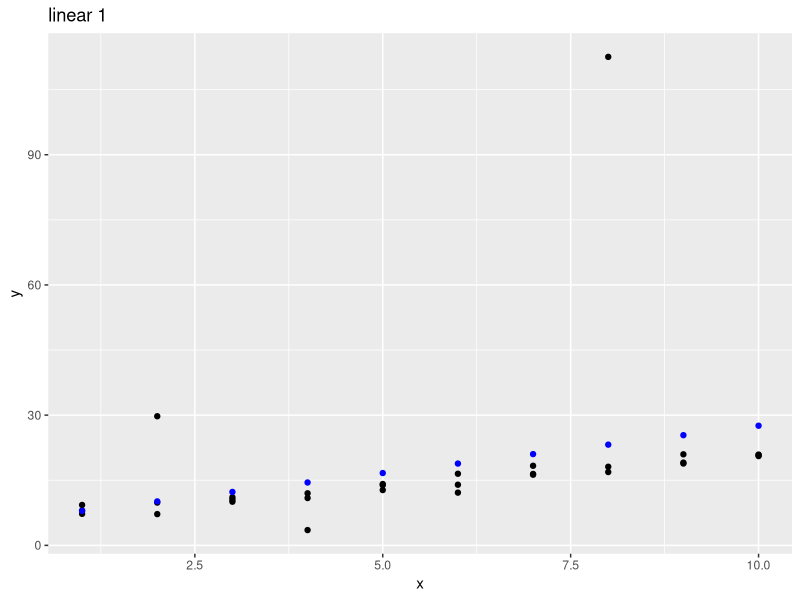
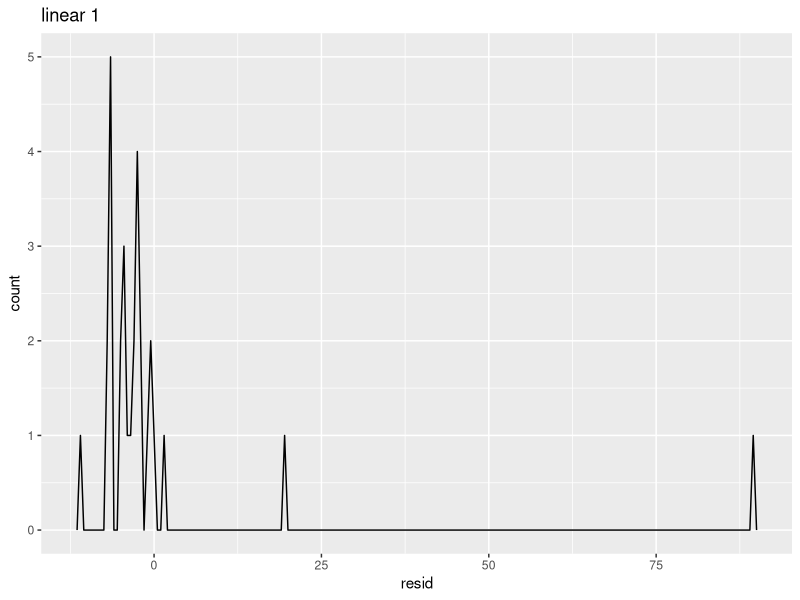
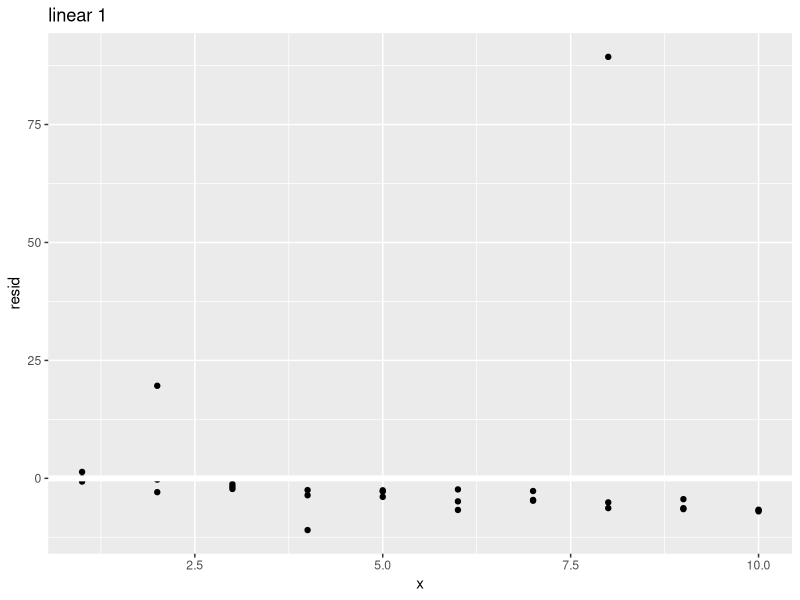
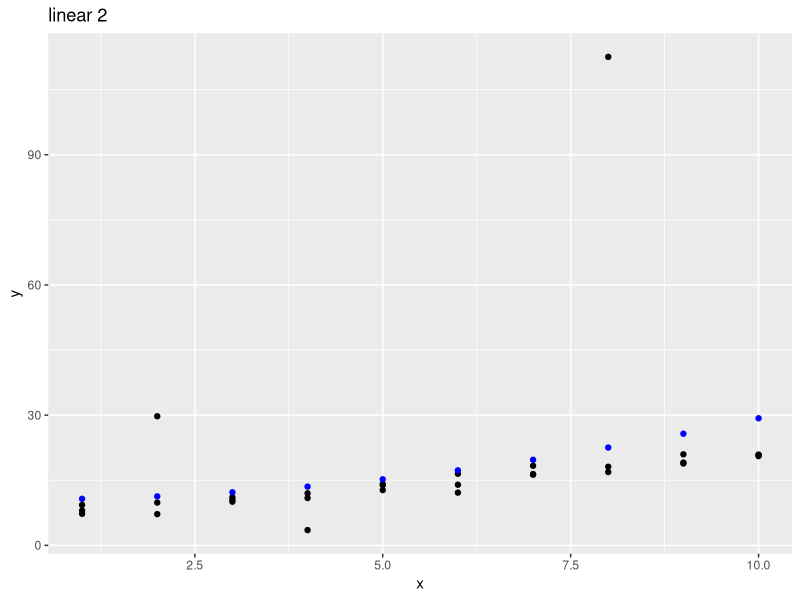
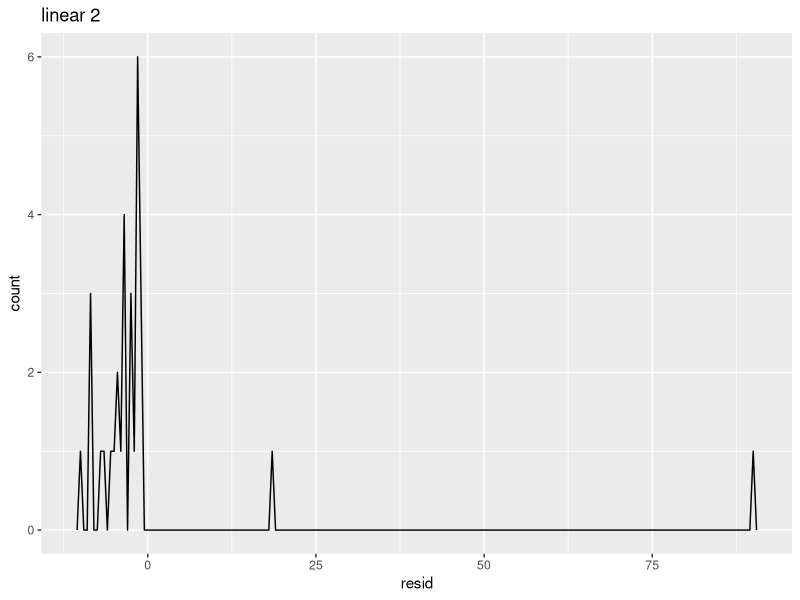
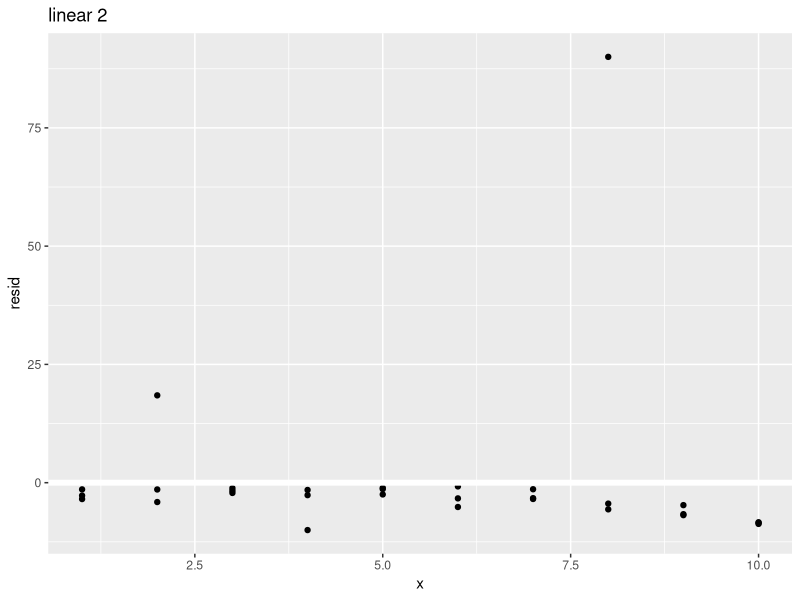
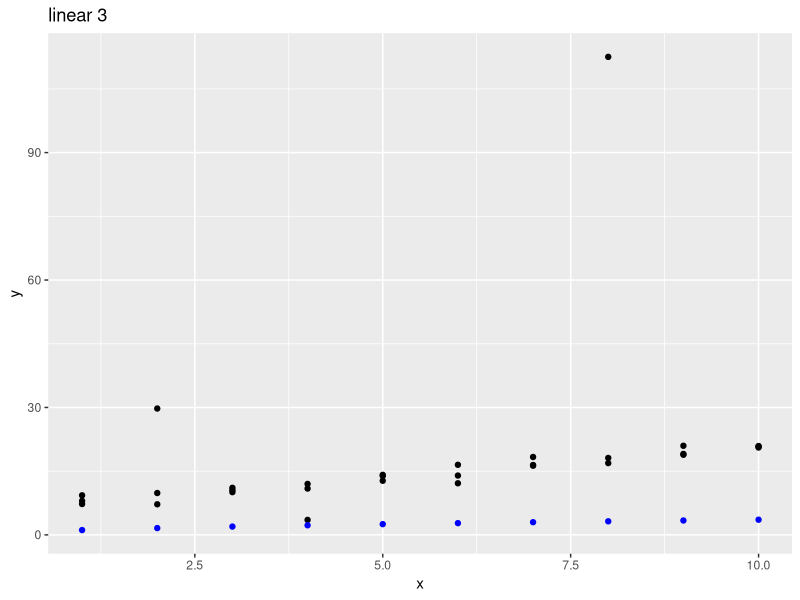
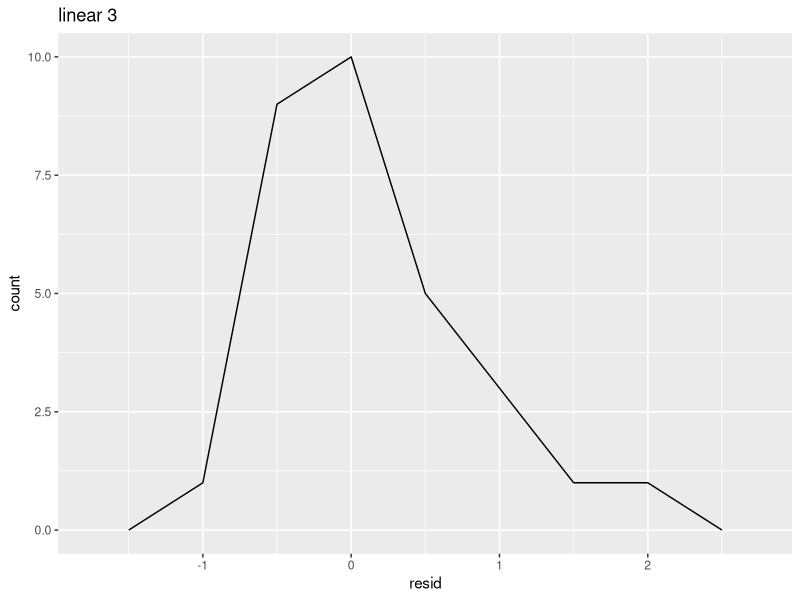

The R source for these figures, in order:
smart_package_loader <- function(package, repo="http://cran.rstudio.com"){
    tryCatch({
        library(package, character.only=TRUE)
    },  error = function(e) {
        install.packages(package, repos = repo)
        tryCatch({
                library(package, character.only=TRUE)
            }, error = function(e) {
                print("packages have failed to install please run in interactive mode")        
            })  
    })
}

for (i in c("tidyverse", "ggplot2", "gridExtra","modelr")){
    smart_package_loader(i, "http://ftp.ussg.iu.edu/CRAN/") # on DeSales wifi this has been the best cran mirror to use
}

sim1a <- tibble(
  x = rep(1:10, each = 3),
  y = x * 1.5 + 6 + rt(length(x), df = 2)
)

gen_model <- function(regression, title, comp=F){
    pdf(paste(title, ".pdf", sep=""))
    
    print(sim1a)
    print(regression)

    grid <- sim1a %>%
    data_grid(x) %>%
    add_predictions(regression)

    plot <- ggplot(sim1a, aes(x)) + 
        geom_point(aes(y=y)) +
        geom_point(data = grid, aes(y=pred), color="blue") +
        ggtitle(title)

    if(comp){
        secondary <- ggplot(sim1a, aes(x)) + 
            geom_point(aes(y=y)) +
            geom_smooth(data = grid, aes(y=pred), color="blue") +
            ggtitle(title)
        
        plot <- grid.arrange(
            plot,
            secondary,
            nrow=1
        )
    }

    print(
        plot
    )

    sim1a <- sim1a %>%
    add_residuals(regression)

    plot <- ggplot(sim1a, aes(resid)) +
        geom_freqpoly(binwidth=0.5) +
        ggtitle(title)

    print(
       plot
    )
    

    plot <- ggplot(sim1a, aes(x,resid)) +
        geom_point() +
        geom_ref_line(h=0) +
        ggtitle(title)

    if(comp){
        secondary <- ggplot(sim1a, aes(x,resid)) +
        geom_smooth() + 
        geom_ref_line(h=0) +
        ggtitle(title)

        plot <- grid.arrange(
            plot,
            secondary,
            nrow=2
        )
    }

    print(
        plot
    )

    dev.off()
}

# linear
gen_model(lm(y ~ x, data=sim1a), "linear 1") 
gen_model(lm(y ~ I(x^2), sim1a), "linear 2")
gen_model(lm(log(y) ~ sqrt(x) - 1, sim1a), "linear 3")
gen_model(lm(y ~ I(x^2) + x - 1, sim1a), "linear 4")

# loess
gen_model(loess(y ~ x, data=sim1a), "loess 1", T) 
gen_model(loess(y ~ I(x^2), sim1a), "loess 2", T)
gen_model(loess(log(y) ~ sqrt(x) - 1, sim1a), "loess 3", T)
gen_model(loess(y ~ I(x^2) + x - 1, sim1a), "loess 4", T)
